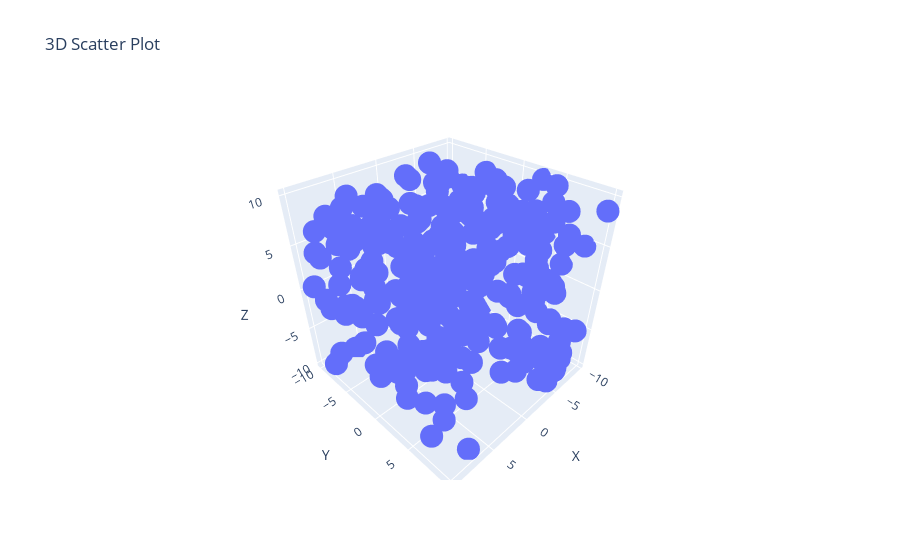

Here is the notebook cell this chart was saved with:
### Markdown cell above
#### Que:- 1. Using the given dataset, to generate a 3D scatter plot to visualize the distribution of data points in a threedimensional space.

### Code cell
np.random.seed(30)
data_3d = pd.DataFrame({
    'X': np.random.uniform(-10, 10, 300),
    'Y': np.random.uniform(-10, 10, 300),
    'Z': np.random.uniform(-10, 10, 300)
})
fig = px.scatter_3d(data_3d, x='X', y='Y', z='Z', title='3D Scatter Plot')
fig.show()

### Figure 1 — Plotly figure (JSON) as saved in the notebook; plotly's stock layout.template omitted (floating-point values rounded to 4 significant figures; data arrays with more than 128 entries replaced by an {"elided": "..."} marker saying what was removed)
{"data": [{"hovertemplate": "X=%{x}<br>Y=%{y}<br>Z=%{z}<extra></extra>", "legendgroup": "", "marker": {"color": "#636efa", "symbol": "circle"}, "mode": "markers", "name": "", "scene": "scene", "showlegend": false, "type": "scatter3d", "x": {"elided": "300 float values"}, "y": {"elided": "300 float values"}, "z": {"elided": "300 float values"}}], "layout": {"legend": {"tracegroupgap": 0}, "scene": {"domain": {"x": [0, 1], "y": [0, 1]}, "xaxis": {"title": {"text": "X"}}, "yaxis": {"title": {"text": "Y"}}, "zaxis": {"title": {"text": "Z"}}}, "title": {"text": "3D Scatter Plot"}}}
